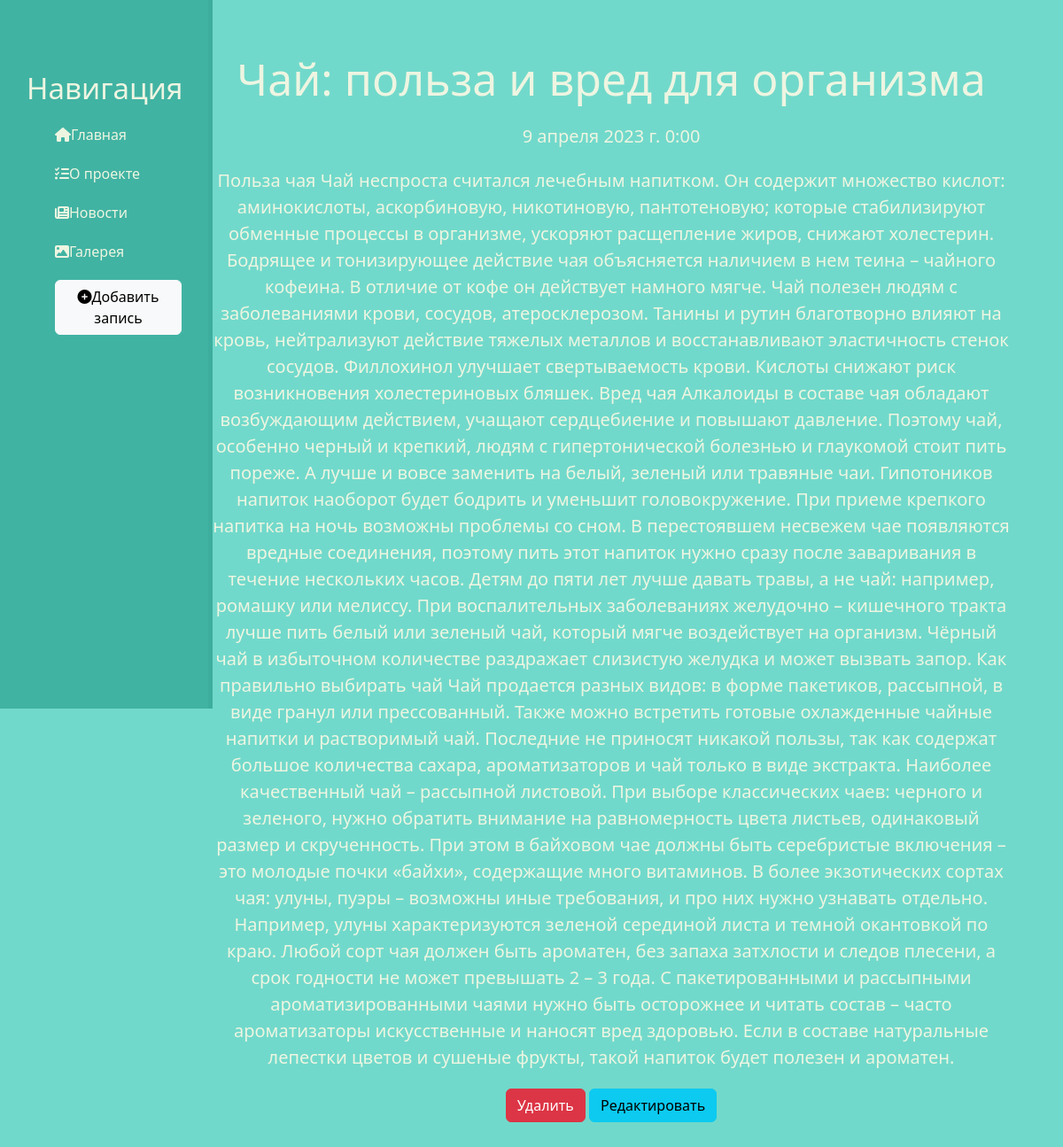
/news/5, run on the app's committed database.
### news/models.py (models this page shows, shortened)
class Articles(models.Model):
    title = models.CharField('Название', max_length=50)
    anons = models.CharField('Анонс', max_length=250)
    full_text = models.TextField('Статья')
    date = models.DateTimeField('Дата публикации')
    class Meta:
        verbose_name = 'Новость'
        verbose_name_plural = 'Новости'

### news/views.py (the view)
# urls.py: path('<int:pk>', views.NewsDetailView.as_view(), name='news-detail'),
class NewsDetailView(DetailView):
    model = Articles
    template_name = 'news/details_view.html'
    context_object_name = 'article'

### news/templates/news/details_view.html (shortened to what this page needs)
{% extends 'main/layout.html' %}
{% block content %}
    <div class="features">
        <h1>{{ article.title }}</h1>
        <p>{{ article.date }}</p>
        <p>{{ article.full_text }}</p>
        <a href="{% url 'news-delete' article.id %}" class="btn btn-danger">Удалить</a>
        <a href="{% url 'news-update' article.id %}" class="btn btn-info">Редактировать</a>
    </div>
{% endblock %}

### main/static/main/css/main.css (style rules this page uses)
body { background-color: #71D9CB; overflow: auto; }
main .features { float: left; color: #EDF5E1; margin-top: 59px; width: 75%; text-align: center; margin-bottom: 59px; }
main .features h1 { font-size: 50px; }
main .features p { max-width: 1000px; margin: 20px auto; font-size: 20px; text-align: center; }

### data on the page
Articles: title "Чай: польза и вред для организма", date "9 апреля 2023 г. 0:00", full_text "Польза чая Чай неспроста считался лечебным напитком. Он содержит множество кислот: аминокислоты, аскорбиновую, никотиновую, пантотеновую; которые стабилизируют обменные процессы в организме, ускоряют расщепление жиров, снижают холестерин. Бодрящее и тонизирующее действие чая объясняется наличием в нем теина – чайного кофеина. В отличие от кофе он действует намного мягче. Чай полезен людям с заболеваниями крови, сосудов, атеросклерозом. Танины и рутин благотворно влияют на кровь, нейтрализуют действие тяжелых металлов и восстанавливают эластичность стенок сосудов. Филлохинол улучшает свертываемость крови. Кислоты снижают риск возникновения холестериновых бляшек. Вред чая Алкалоиды в составе…"
